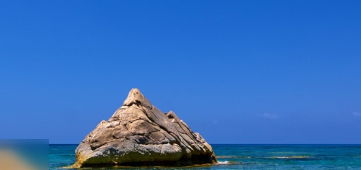
#> input picture Picture/water.png, 361 x 170 px
$ python '12_图片镜像.py'
#> lines starting #> are read from the running program, lines starting #| are printed output that depends on the picture
import numpy as np
import cv2

img = cv2.imread("../../Picture/water.png", 1)
#> img is the input picture: shape (170, 361, 3); mean B, G, R 186, 111.4, 54.6
imgInfo = img.shape
#> imgInfo = (170, 361, 3)
print("imgInfo.shape:", imgInfo)
#| imgInfo.shape: (170, 361, 3)
height = imgInfo[0]
#> height = 170
width = imgInfo[1]
#> width = 361
cv2.imshow("src", img)

# 水平镜像
newImg_Level = np.zeros((height, width * 2, 3), np.uint8)
print("newImg_Level.shape:", newImg_Level.shape)
#| newImg_Level.shape: (170, 722, 3)
newImgInfo = newImg_Level.shape
#> newImgInfo = (170, 722, 3)
newHeight = newImgInfo[0]
#> newHeight = 170
newWidth = newImgInfo[1]
#> newWidth = 722

for i in range(0, height):
    for j in range(0, width):
        newImg_Level[i, j] = img[i, j]
    for k in range(width - 1, 0, -1):
        newImg_Level[i, width + (width - k)] = img[i, k]
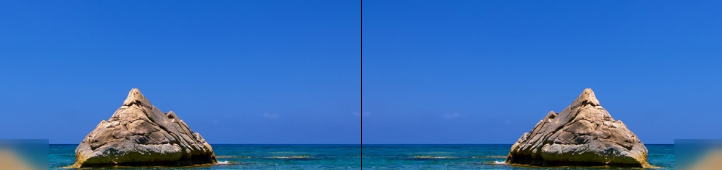
#> newImg_Level: shape (170, 722, 3); mean B, G, R 185.7, 111.3, 54.5
cv2.imshow("Level_image", newImg_Level)

# 垂直镜像
newImg_Vertical = np.zeros((height * 2, width, 3), np.uint8)
print("newImg_Vertical.shape:", newImg_Vertical.shape)
#| newImg_Vertical.shape: (340, 361, 3)
vertical_img_info = newImg_Vertical.shape
#> vertical_img_info = (340, 361, 3)
vertical_img_height = newImg_Vertical[0]
vertical_img_weight = newImg_Vertical[1]

for i in range(0, height):
    for j in range(0, width):
        newImg_Vertical[i, j] = img[i, j]
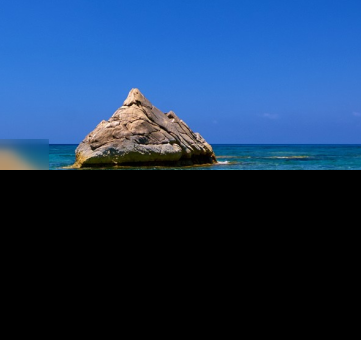
#> newImg_Vertical: shape (340, 361, 3); mean B, G, R 93, 55.7, 27.3

for m in range(height, height * 2):
    for n in range(0, width):
        newImg_Vertical[m, n] = img[height * 2 - m -1, n]
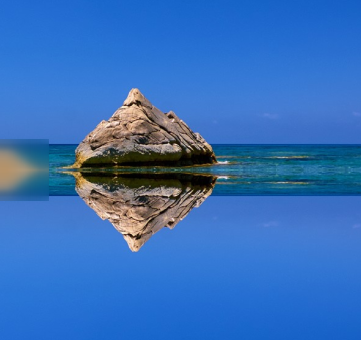
#> newImg_Vertical: shape (340, 361, 3); mean B, G, R 186, 111.4, 54.6

cv2.imshow("newImg_Vertical", newImg_Vertical)
cv2.waitKey(0)
